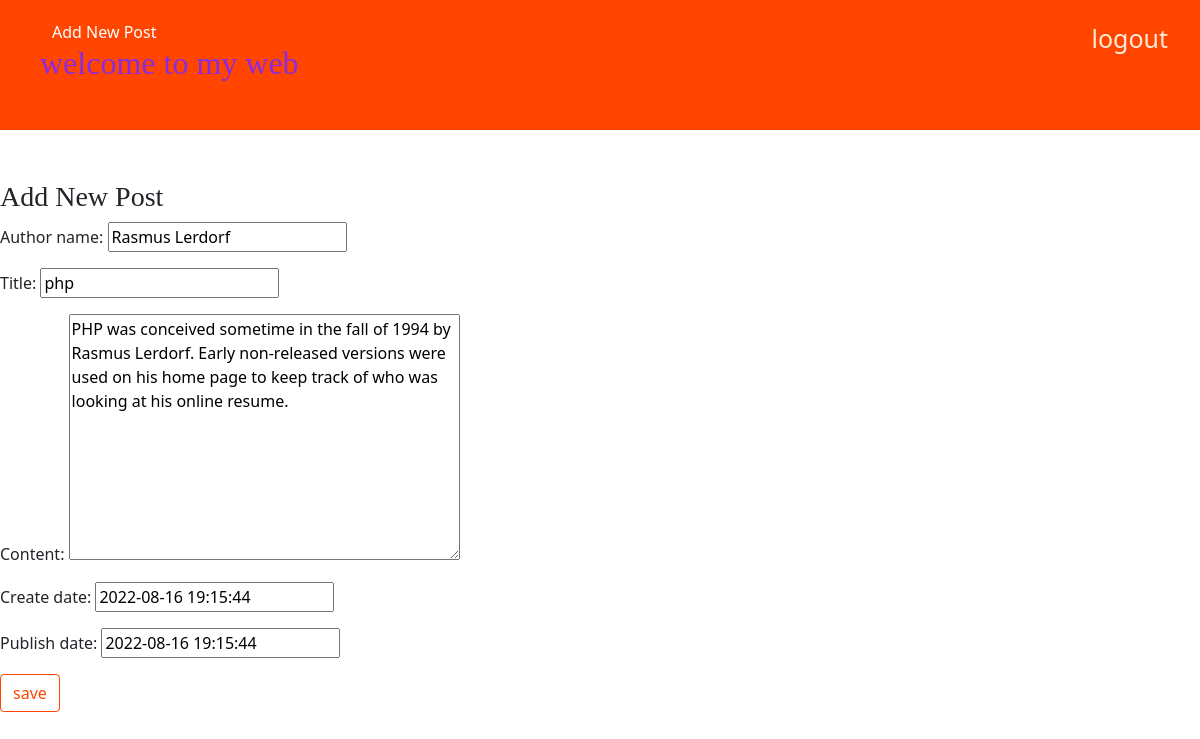
Screenshot of /Post/3/edit/ (signed in) with the database file from the repository.
### Blog/models.py (models this page shows, shortened)
class Post(models.Model):
    author_name = models.CharField(max_length=200)
    title = models.CharField(max_length=300)
    content = models.TextField()
    create_date = models.DateTimeField(default=timezone.now())
    publish_date = models.DateTimeField(default=timezone.now())

### Blog/views.py (the view)
# urls.py: path('Post/<int:pk>/edit/',views.Post_edit, name='Post_edit'),
def Post_edit(request,pk):
    Post_data= get_object_or_404 (Post,pk=pk)
    if request.method=='POST':
        form =BlogPostForm (request.POST,instance=Post_data)#capturing form data
        if form.is_valid():
            Post_data=form.save()
            return redirect('Post_list')#redirect to the post_list3
    else:
        form=BlogPostForm(instance=Post_data)
    return render(request,'Blog/blog_add_edit.html',{'form_data':form})

### Blog/forms.py
class BlogPostForm(forms.ModelForm):
    class Meta:
         model=Post
         fields=('author_name','title','content','create_date','publish_date')

### Blog/templates/Blog/blog_add_edit.html (shortened to what this page needs)
{% extends 'Blog/base.html' %}
{% block content %}
   <h3>Add New Post</h3>
   <form action="" method="POST">
        {{form_data.as_p}}
        <button type="submit" class="btn btn-secondary">save</button>
   </form>
{% endblock %}

### Blog/static/css/Blog.css (style rules this page uses)
h1, h2, h3, h4 { font-family: 'Alfa Slab One', cursive; font-family: 'Bree Serif', serif; }
.btn-secondary, .btn-secondary:visited { color: orangered; background: none; border-color: orangered; }

### rows the page displays
Post: author_name "Rasmus Lerdorf", title "php", content "PHP was conceived sometime in the fall of 1994 by Rasmus Lerdorf. Early non-released versions were used on his home page to keep track of who was looking at his online resume.", create_date "2022-08-16 19:15:44", publish_date "2022-08-16 19:15:44"
